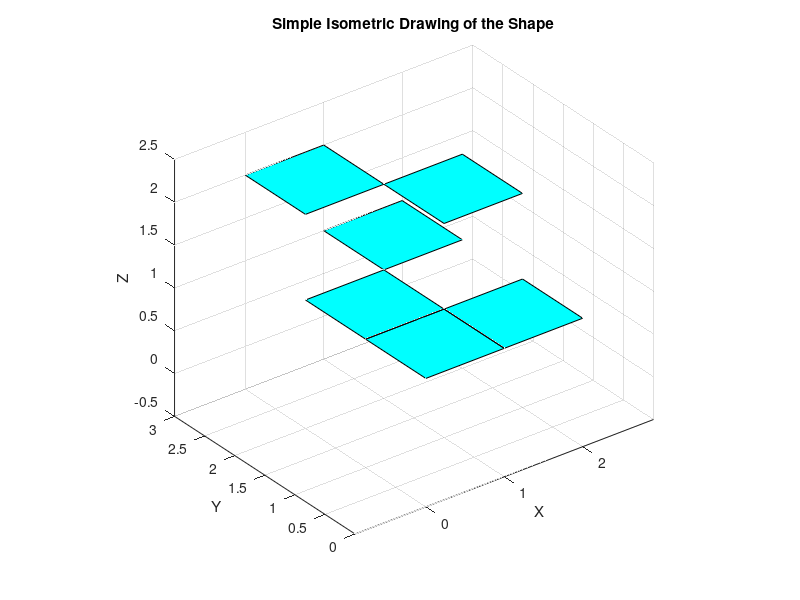

MATLAB code to generate this figure:
% Define the cube heights from the given diagram
heights = [1 1; 1 2; 2 1];  % Shape as per the grid

% Initialize the figure
figure;
hold on;
axis equal;
view(3);  % Set view to 3D
grid on;

% Function to create each cube
for i = 1:size(heights, 1)
    for j = 1:size(heights, 2)
        h = heights(i, j);  % Height of the current cube
        
        % Base coordinates of the cube
        x_base = [j-1, j, j, j-1];
        y_base = [i-1, i-1, i, i];
        z_base = [0, 0, 0, 0];
        
        % Top coordinates of the cube
        z_top = [h, h, h, h];
        
        % Draw the vertical walls (sides of the cube)
        wall_x = [x_base; x_base];
        wall_y = [y_base; y_base];
        wall_z = [z_base; z_top];
        for k = 1:4
            patch(wall_x(:, k), wall_y(:, k), wall_z(:, k), 'yellow');
        end
        
        % Draw the top face
        patch(x_base, y_base, z_top, 'cyan');
    end
end

% Set axis labels
xlabel('X');
ylabel('Y');
zlabel('Z');
title('Simple Isometric Drawing of the Shape');
hold off;